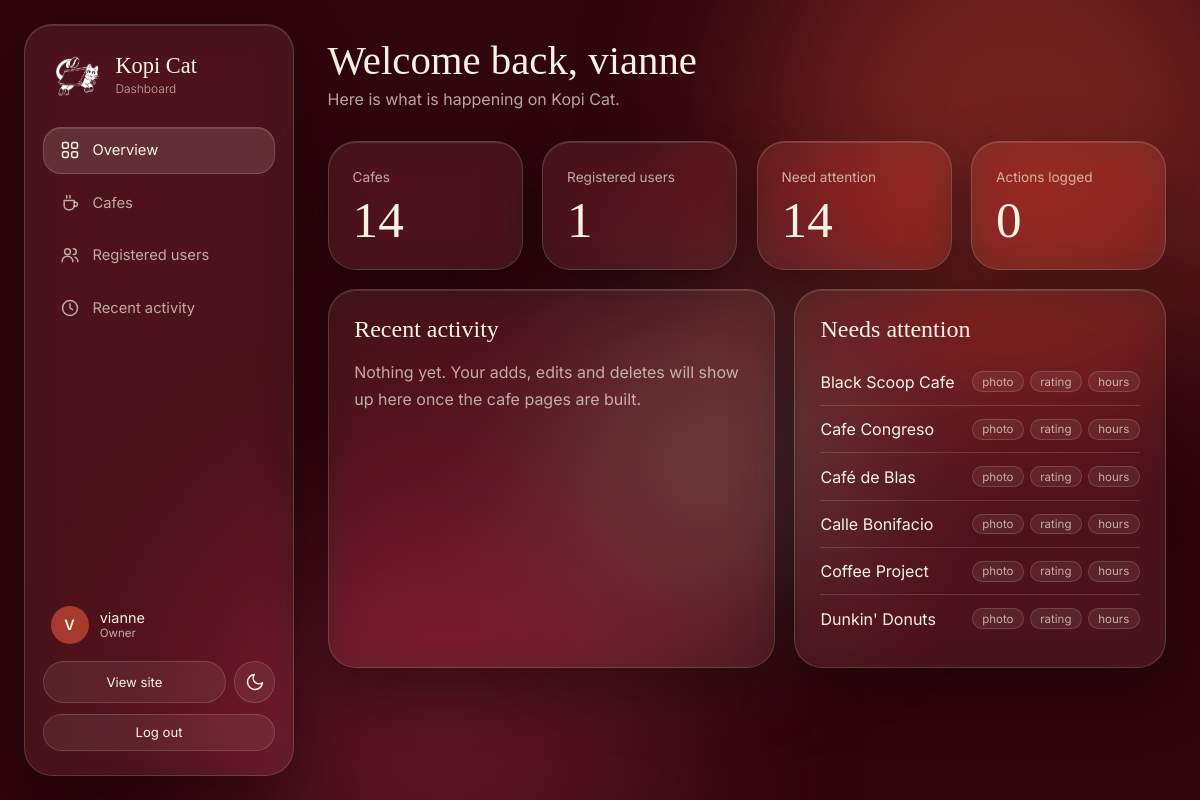
The page /dashboard/ (signed in) on the database its author committed.
### cafes/models.py (models this page shows, shortened)
class Cafe(models.Model):
    PRICE_CHOICES = [
        ('$', 'Affordable / Student-friendly'),
        ('$$', 'Mid-range'),
        ('$$$', 'High-end / Specialty'),
    ]
    name = models.CharField(max_length=200)
    slug = models.SlugField(unique=True)
    barangay = models.CharField(max_length=100, default='Malolos')
    address = models.TextField(help_text="Specific street or landmark in Malolos")
    latitude = models.FloatField(help_text="e.g., 14.8468")
    longitude = models.FloatField(help_text="e.g., 120.8115")
    vibe_tags = models.CharField(max_length=255, help_text="Comma-separated tags e.g., Aesthetic, Quiet, Sockets")
    price_range = models.CharField(max_length=10, choices=PRICE_CHOICES, default='$$')
    rating = models.DecimalField(max_digits=2, decimal_places=1, blank=True, null=True, help_text="e.g., 4.7")
    hours = models.CharField(max_length=255, blank=True, help_text="e.g., Mon-Fri 10:00-22:00; Sat-Sun 09:00-23:00")
    signature_drink = models.CharField(max_length=100, blank=True, null=True)
    image = models.ImageField(upload_to='cafe_images/', blank=True, null=True)
    created_at = models.DateTimeField(auto_now_add=True)

### cafes/dashboard_views.py (the view)
# urls.py: path('', v.OverviewView.as_view(), name='overview'),
class OverviewView(StaffRequiredMixin, TemplateView):
    template_name = 'dashboard/overview.html'
    def get_context_data(self, **kwargs):
        ctx = super().get_context_data(**kwargs)
        User = get_user_model()
        incomplete = Cafe.objects.filter(
            Q(image='') | Q(image__isnull=True) | Q(rating__isnull=True) | Q(hours='')
        ).order_by('name')
        ctx.update({
            'active': 'overview',
            'cafe_count': Cafe.objects.count(),
            'user_count': User.objects.filter(is_staff=False).count(),
            'attention_count': incomplete.count(),
            'log_count': ActivityLog.objects.count(),
            'attention': incomplete[:6],
            'recent': ActivityLog.objects.select_related('user')[:8],
        })
        return ctx

### cafes/dashboard_views.py (called while the page is built)
    def test_func(self):
        return self.request.user.is_staff

### cafes/templates/dashboard/overview.html (shortened to what this page needs)
{% extends 'dashboard/base.html' %}
{% block heading %}Welcome back, {{ user.username }}{% endblock %}
{% block sub %}Here is what is happening on Kopi Cat.{% endblock %}
{% block content %}
<section class="stats">
    <div class="stat glass">
        <span class="stat-label">Cafes</span>
        <strong>{{ cafe_count }}</strong>
    </div>
    <div class="stat glass">
        <span class="stat-label">Registered users</span>
        <strong>{{ user_count }}</strong>
    </div>
    <div class="stat glass">
        <span class="stat-label">Need attention</span>
        <strong>{{ attention_count }}</strong>
    </div>
    <div class="stat glass">
        <span class="stat-label">Actions logged</span>
        <strong>{{ log_count }}</strong>
    </div>
</section>
<section class="panels">
    <div class="panel glass">
        <h2>Recent activity</h2>
        {% if recent %}
        <ul class="list">
            {% for a in recent %}
            <li>
                <span class="badge {{ a.action }}">{{ a.get_action_display }}</span>
                <span class="grow">{{ a.target }}</span>
                <small>{{ a.created_at|timesince }} ago</small>
            </li>
            {% endfor %}
        </ul>
        {% else %}
        <p class="empty">Nothing yet. Your adds, edits and deletes will show up here once the cafe pages are built.</p>
        {% endif %}
    </div>
    <div class="panel glass">
        <h2>Needs attention</h2>
        {% if attention %}
        <ul class="list">
            {% for c in attention %}
            <li>
                <span class="grow">{{ c.name }}</span>
                <span class="missing">
                    {% if not c.image %}<em>photo</em>{% endif %}
                    {% if c.rating is None %}<em>rating</em>{% endif %}
                    {% if not c.hours %}<em>hours</em>{% endif %}
                </span>
            </li>
            {% endfor %}
        </ul>
        {% else %}
        <p class="empty">Every cafe has a photo, rating and hours. Nice.</p>
        {% endif %}
    </div>
</section>
{% endblock %}

### cafes/templates/dashboard/base.html (shortened to what this page needs)
{% load static %}
<!DOCTYPE html>
<html lang="en" data-theme="dark">
<head>
    <link rel="stylesheet" href="{% static 'cafes/dashboard.css' %}">
</head>
<body>
    <div class="orb orb-a"></div>
    <div class="orb orb-b"></div>
    <div class="orb orb-c"></div>
    <div class="shell">
        <aside class="side glass">
            <a class="brand" href="{% url 'dashboard:overview' %}">
                <img src="{% static 'cafes/cat.png' %}" alt="">
                <span>Kopi Cat<small>Dashboard</small></span>
            </a>
            <nav class="menu">
                <a href="{% url 'dashboard:overview' %}" class="{% if active == 'overview' %}on{% endif %}">
                    <svg viewBox="0 0 24 24"><rect x="3" y="3" width="7" height="7" rx="2"/><rect x="14" y="3" width="7" height="7" rx="2"/><rect x="3" y="14" width="7" height="7" rx="2"/><rect x="14" y="14" width="7" height="7" rx="2"/></svg>
                    Overview
                </a>
                <a href="#" class="{% if active == 'cafes' %}on{% endif %}">
                    <svg viewBox="0 0 24 24"><path d="M5 9h12v6a5 5 0 0 1-5 5h-2a5 5 0 0 1-5-5z"/><path d="M17 11h1.5a2.5 2.5 0 0 1 0 5H17"/><path d="M8 3v3M12 3v3"/></svg>
                    Cafes
                </a>
                <a href="#" class="{% if active == 'users' %}on{% endif %}">
                    <svg viewBox="0 0 24 24"><circle cx="9" cy="8" r="3.5"/><path d="M2.5 20a6.5 6.5 0 0 1 13 0"/><path d="M16 4.5a3.5 3.5 0 0 1 0 7M18 14.5a6.5 6.5 0 0 1 3.5 5.5"/></svg>
                    Registered users
                </a>
                <a href="#" class="{% if active == 'activity' %}on{% endif %}">
                    <svg viewBox="0 0 24 24"><circle cx="12" cy="12" r="9"/><path d="M12 7v5l3 2"/></svg>
                    Recent activity
                </a>
            </nav>
            <div class="side-foot">
                <div class="who">
                    <span class="avatar">{{ user.username|slice:":1"|upper }}</span>
                    <span>{{ user.username }}<small>Owner</small></span>
                </div>
                <div class="foot-row">
                    <a class="chip" href="{% url 'home' %}">View site</a>
                    <button type="button" id="theme-toggle" class="chip icon" aria-label="Switch between light and dark mode">
                        <svg class="t-light" viewBox="0 0 24 24"><path d="M21 12.8A9 9 0 1 1 11.2 3a7 7 0 0 0 9.8 9.8z"/></svg>
                    </button>
                </div>
                <form method="post" action="{% url 'dashboard:logout' %}">
                    <button type="submit" class="chip wide">Log out</button>
                </form>
            </div>
        </aside>
        <main class="main">
            <header class="top">
                <h1>{% block heading %}{% endblock %}</h1>
                <p>{% block sub %}{% endblock %}</p>
            </header>
            {% block content %}{% endblock %}
        </main>
    </div>
</body>
</html>

### rows shown on the page
Cafe: name "Black Scoop Cafe", image "photo", shows "rating", hours "hours"
Cafe: name "Cafe Congreso", image "photo", shows "rating", hours "hours"
Cafe: name "Café de Blas", image "photo", shows "rating", hours "hours"
Cafe: name "Calle Bonifacio", image "photo", shows "rating", hours "hours"
Cafe: name "Coffee Project", image "photo", shows "rating", hours "hours"
Cafe: name "Dunkin' Donuts", image "photo", shows "rating", hours "hours"

### other values the page prints
{{ user.username|slice:":1"|upper }} "V"
{{ user.username }} "vianne"
{{ cafe_count }} "14"
{{ user_count }} "1"
{{ attention_count }} "14"
{{ log_count }} "0"
